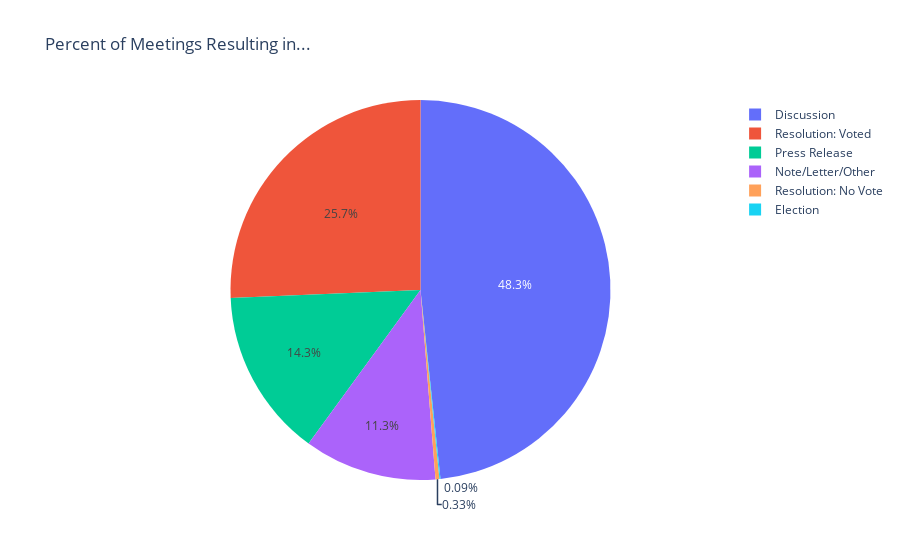

Here is the notebook cell this chart was saved with:
### Code cell
pie_fig = px.pie(to_pie, values = "# of Meetings", names = "Action Taken at Meeting", title = "Percent of Meetings Resulting in...")
pie_fig

### Figure 1 — Plotly figure (JSON) as saved in the notebook; plotly's stock layout.template omitted (floating-point values rounded to 4 significant figures)
{"data": [{"domain": {"x": [0, 1], "y": [0, 1]}, "hovertemplate": "Action Taken at Meeting=%{label}<br># of Meetings=%{value}<extra></extra>", "labels": ["Discussion", "Resolution: Voted", "Press Release", "Note/Letter/Other", "Resolution: No Vote", "Election"], "legendgroup": "", "name": "", "showlegend": true, "type": "pie", "values": [1610, 855, 477, 376, 11, 3]}], "layout": {"autosize": true, "legend": {"tracegroupgap": 0}, "title": {"text": "Percent of Meetings Resulting in..."}}}
